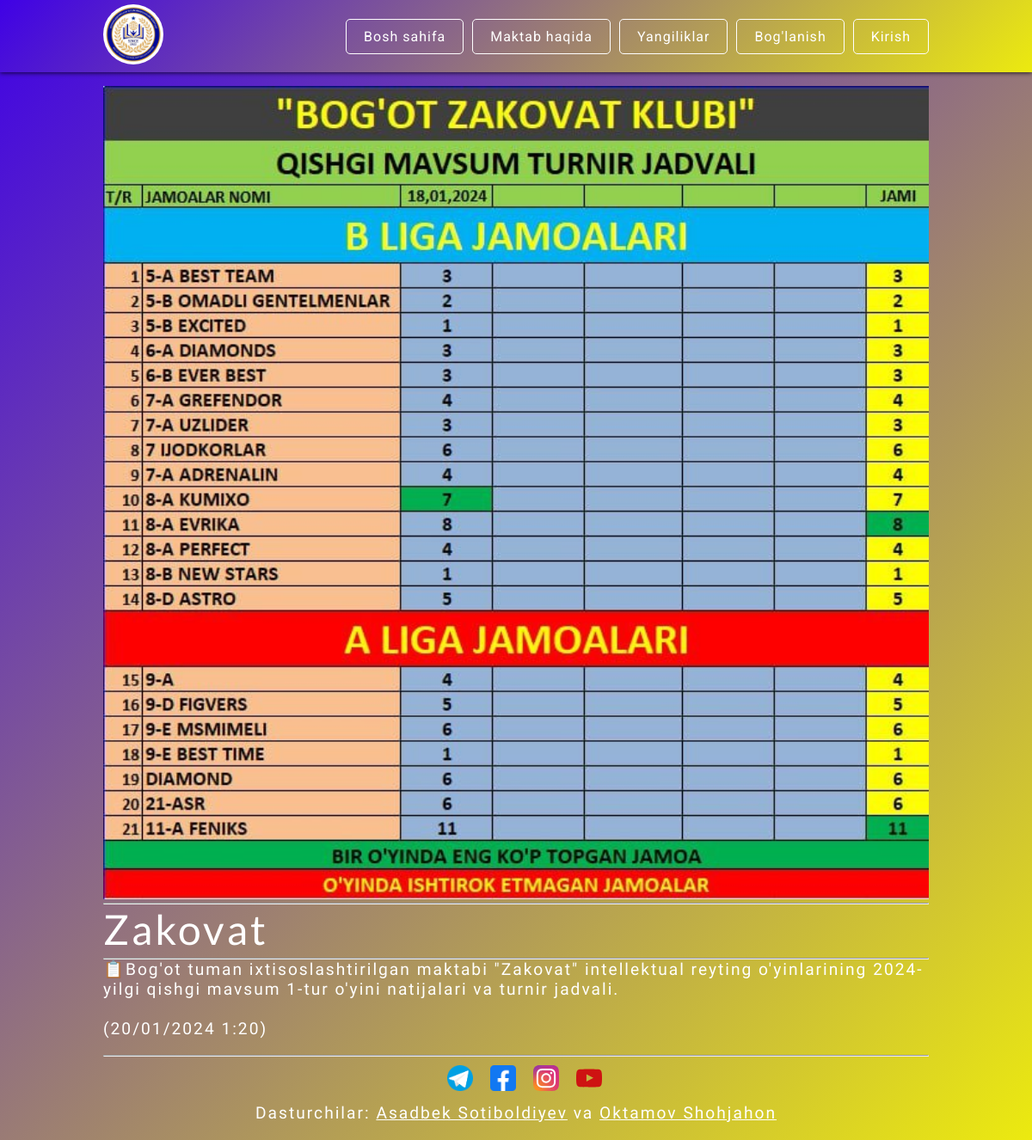
/article/23, run on the app's committed database.
### blog/models.py (models this page shows, shortened)
class Article(models.Model):
	title=models.CharField(max_length=250)
	description=models.CharField(max_length=300,null=True,blank=True)
	body=models.TextField()
	image=models.ImageField(upload_to='article_images',blank=True,null=True)
	date=models.DateTimeField(auto_now_add=True)

### blog/views.py (the view)
# urls.py: path('article/<int:article_id>',ArticlePageView,name='ArticlePage'),
def ArticlePageView(request,article_id):
	article=get_object_or_404(Article, id=article_id)
	return render(request,'blog/ArticlePage.html',{'article':article})

### templates/blog/ArticlePage.html (shortened to what this page needs)
{% extends "base.html" %}
{% block content %}
<div class="container">
  <section class="all-about-news">
    <div class="all-about-news-image">
      <img src="{{ article.image.url }}" alt="" />
    </div>
    <hr>
    <div class="all-about-news-main">
      <h1 class="title">{{ article.title }}</h1>
      <hr>
      <p class="description">
        {{ article.body|safe }}
        <br>
        <br>
        ({{ article.date|date:"d/m/Y G:i" }})
      </p>
    </div>
    <br>
    <hr>
  </section>
</div>
{% endblock content %}

### static/css/shared.css (style rules this page uses)
* { margin: 0; padding: 0; box-sizing: border-box; scroll-behavior: smooth; }
body { width: 100%; height: 100%; background: linear-gradient(315deg, #ecea0f, #3f01e6); font-family: "Roboto", sans-serif; }
.container { width: 80%; margin: 0 auto; }
.title { font-size: 3em; color: #fff; margin-bottom: 5px; font-family: "Lato", sans-serif; letter-spacing: 3px; word-spacing: 10px; font-weight: 400; }
.description { font-size: 1.2rem; font-family: "Average Sans", sans-serif; letter-spacing: 2px; color: #fff; }
img { user-select: none; }

### static/css/news.css (style rules this page uses)
.all-about-news { margin-top: 100px; }
.all-about-news-image img { width: 100%; }

### data on the page
Article: image (picture), title "Zakovat", body "📋Bog'ot tuman ixtisoslashtirilgan maktabi \"Zakovat\" intellektual reyting o'yinlarining 2024-yilgi qishgi mavsum 1-tur o'yini natijalari va turnir jadvali.", date "20/01/2024 1:20"
